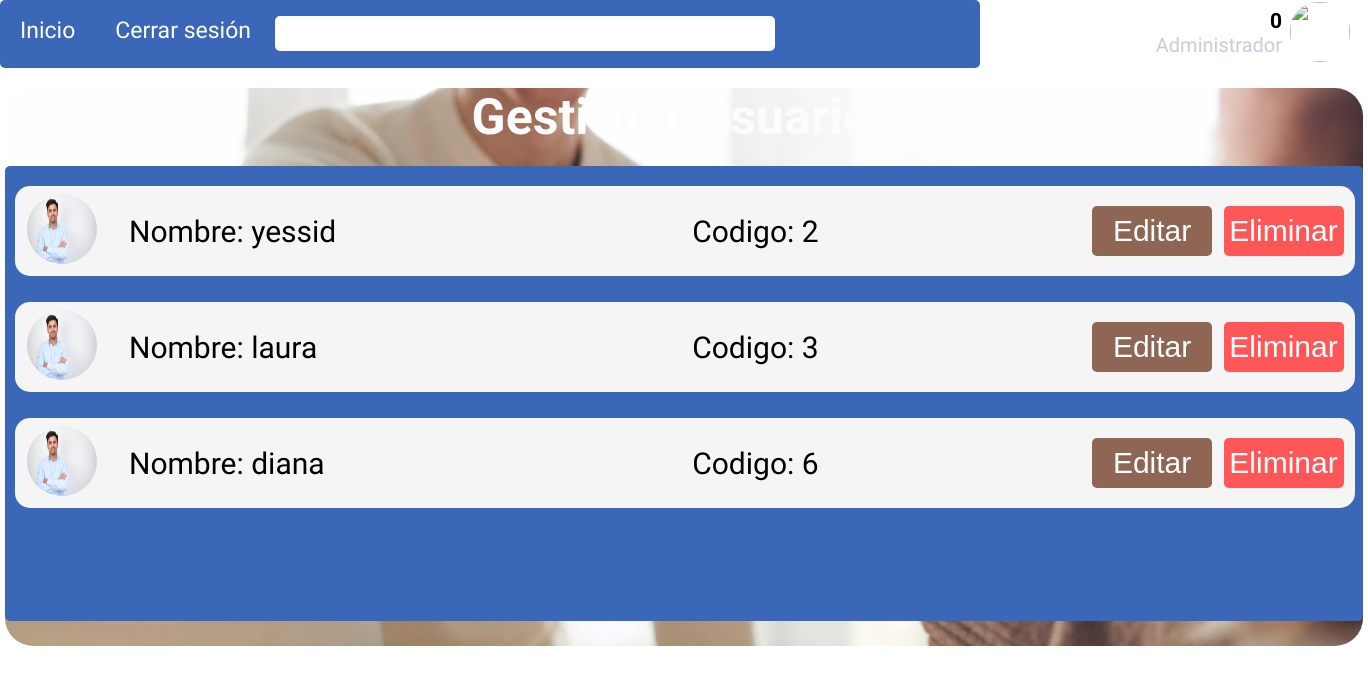
Screenshot of /admin/dashboard/usuarios/listar with the database file from the repository.
### tables this page shows
CREATE TABLE usuario (idusuario INTEGER PRIMARY KEY AUTOINCREMENT, nombre TEXT, user TEXT NOT NULL, password VARCHAR NOT NULL, email TEXT NOT NULL, rol TEXT);

### app.py (the view)
@app.route("/admin/dashboard/usuarios/listar", methods=["GET", "POST"])
def usuario_listar():
    if request.method == 'GET':
        try:
            with sqlite3.connect('dbh.db') as con:
                con.row_factory = sqlite3.Row
                cur = con.cursor()
                cur.execute("SELECT * FROM usuario WHERE rol IS NULL")
                row = cur.fetchall()
                if row is None:
                    print('No hay registros')
                return render_template ('gestionarusuario.html', row=row, nombre=log.nombre)
        except Error:
            print(Error)
    return render_template ("gestionarusuario.html", nombre=log.nombre)

### templates/gestionarusuario.html (shortened to what this page needs)
<!DOCTYPE html>
<html lang="en">
<head>
    <link rel="stylesheet" href="{{url_for('static',filename='css/gestionarusuarios.css')}}">
</head>
<body>
    <header>
        <div class="dash_container">
            <div class="menu_dashboard">
                <ul>
                    <li><a href="/index"> Inicio</a></li>
                    <li><a href="/logout" class="form_link" id="Logout">Cerrar sesión</a></li>
                </ul>
                <input type="search" name="searchadmin" id="searchadmin">
            </div>
            <div class="menu_dash_nombre">
                <h1>{{ nombre }}</h1>
                <P>Administrador</P>
            </div>
            <div class="menu_dashimg">
                <img src="/static/img/pexels-rodnae-productions-7821936.jpg" alt="" id="imgadmin">
            </div>
        </div>
    </header>
    <section>
        <div class="container_gestionusuario">
            <div class="fondo">
                <div class="titulo">
                    <h1> Gestionar usuarios</h1>
                </div>
                <div class="fondo_azul">
                    {% for r in row %}
                    <div class="elementos_user">
                        <table style="width: 100%; text-align: left">
                            <tr>
                                <td style="width: 5%;"><img src="/static/img/joven-confiado_1098-20868.webp" alt=""></td>
                                <td style="width: 40%;"><p class="nombre">Nombre: {{ r["nombre"] }}</p></td>
                                <td><p class="codigo">Codigo: {{ r["idusuario"] }}</p></td>
                                <td style="width: 10%; padding-left: 0.5%;"><a href="{{url_for('cargar_editar',idusuario=r['idusuario'])}}"><input type="button" value="Editar" id="Editar"></a></td>
                                <td style="width: 10%; padding-left: 0.25%;"><a href="{{url_for('usuario_delete',idusuario=r['idusuario'])}}"><input type="button" value="Eliminar" id="Eliminar"></a></td>
                            </tr>
                        </table>
                    </div>
                    {% endfor%}
                </div>
            </div>
        </div>
    </section>
</body>
</html>

### static/css/gestionarusuarios.css (style rules this page uses)
* { padding: 0; margin: 0; }
.dash_container { display: flex; flex-flow: row wrap; align-items: center; font-family: 'Hammersmith One', sans-serif; }
.menu_dashboard { width: 980px; background-color:#3a67b8; border-radius: 5px; color: white; font-family: 'Hammersmith One', sans-serif; height: 68px; }
.menu_dashboard li { list-style: none; margin: 17px 20px; font-size: 23px; }
.menu_dashboard ul { display: inline-flex; }
.menu_dashboard input { height: 35px; width: 500px; border-radius: 5px; border: 0; }
.menu_dash_nombre { width: 310px; height: 68px; }
.menu_dash_nombre h1 { font-size: 21px; text-align: right; margin-top: 9px; margin-right: 8px; color: black; }
.menu_dash_nombre p { font-size: 20px; text-align: right; color: #c8cdd8; margin-right: 8px; }
.menu_dashimg img { height: 60px; width: 60px; border-radius: 28px; }
ul li a { text-decoration: none; color: white; }
.container_gestionusuario { display: flex; flex-flow: column wrap; font-family: 'Hammersmith One', sans-serif; justify-content: center; align-items: center; margin-top: 20px; }
div .fondo { background-image: url("/home/carlosortega/Documentos/ciclo 3/Desarrollo de software/prueba de python/img/gestorusuario.jpg"); background-color: rgba(0,0,0,0.8); background-repeat: no-repeat; background-size: cover; height: 558px; width: 1358px; border-radius: 28px; background-attachment: fixed; }
div .titulo h1 { font-size: 50px; text-align: center; color: rgb(253, 252, 252); }
div .fondo_azul { margin-top: 20px; background-color:#3a67b8; height: 455px; width: 1358px; position:absolute; overflow: scroll; overflow-x: hidden; border-radius: 5px; }
.elementos_user { display: inline-flex; margin-top: 20px; margin-left: 10px; margin-right: 10px; background-color:whitesmoke; height: 90px; width: 1340px; border-radius: 15px; justify-content: space-between; align-items: center; }
.elementos_user img { height: 70px; width: 70px; margin: 10px 10px; border-radius: 40px; }
.elementos_user p { font-size: 30px; margin: 0 20px; }
.elementos_user .codigo { margin-left: 50px; margin-right: 50px; }
.elementos_user input { border: 0; font-size: 30px; text-align: center; width: 120px; height: 50px; margin-right: 10px; }
.elementos_user #Editar { background-color: #8f6554; border-radius: 5px; color: white; }
.elementos_user #Eliminar { background-color: #ff5757; border-radius: 5px; color: white; }

### rows the page displays
usuario: nombre "yessid", idusuario "2"
usuario: nombre "laura", idusuario "3"
usuario: nombre "diana", idusuario "6"

### other values shown
{{ nombre }} "0"
